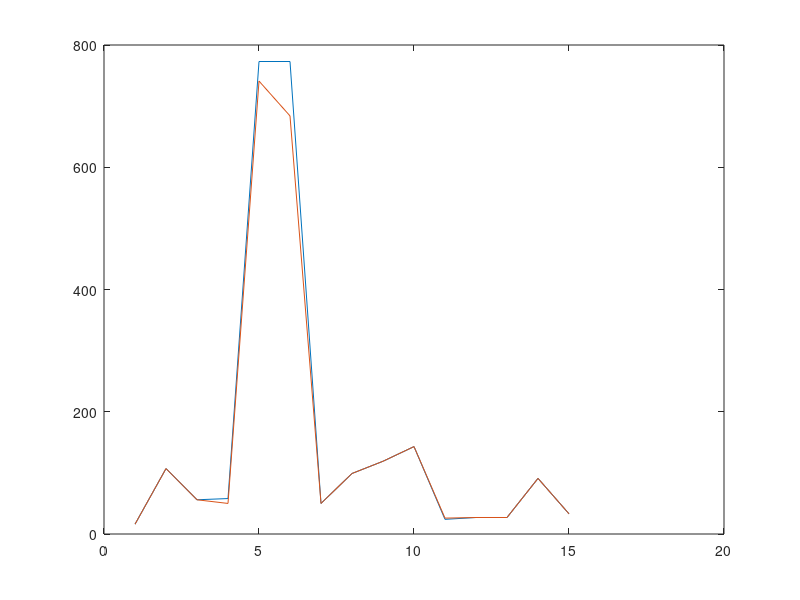

MATLAB code for this plot:
bkt_time = [53 87 55 62 336 375 116 81 48 345 175 886 87 67 100];
N = [1 2 3 4 5 6 7 8 9 10 11 12 13 14 15];
grdy_time = [94 84 55 73 88 116 54 40 62 62 68 78 70 69 43];

bkt_ans = [16 107 56 58 773 773 50 99 119 143 24 27 27 91 33];
grdy_ans = [16 107 56 50 741 684 50 99 119 143 26 27 27 91 33];
plot(N,bkt_ans,N,grdy_ans);